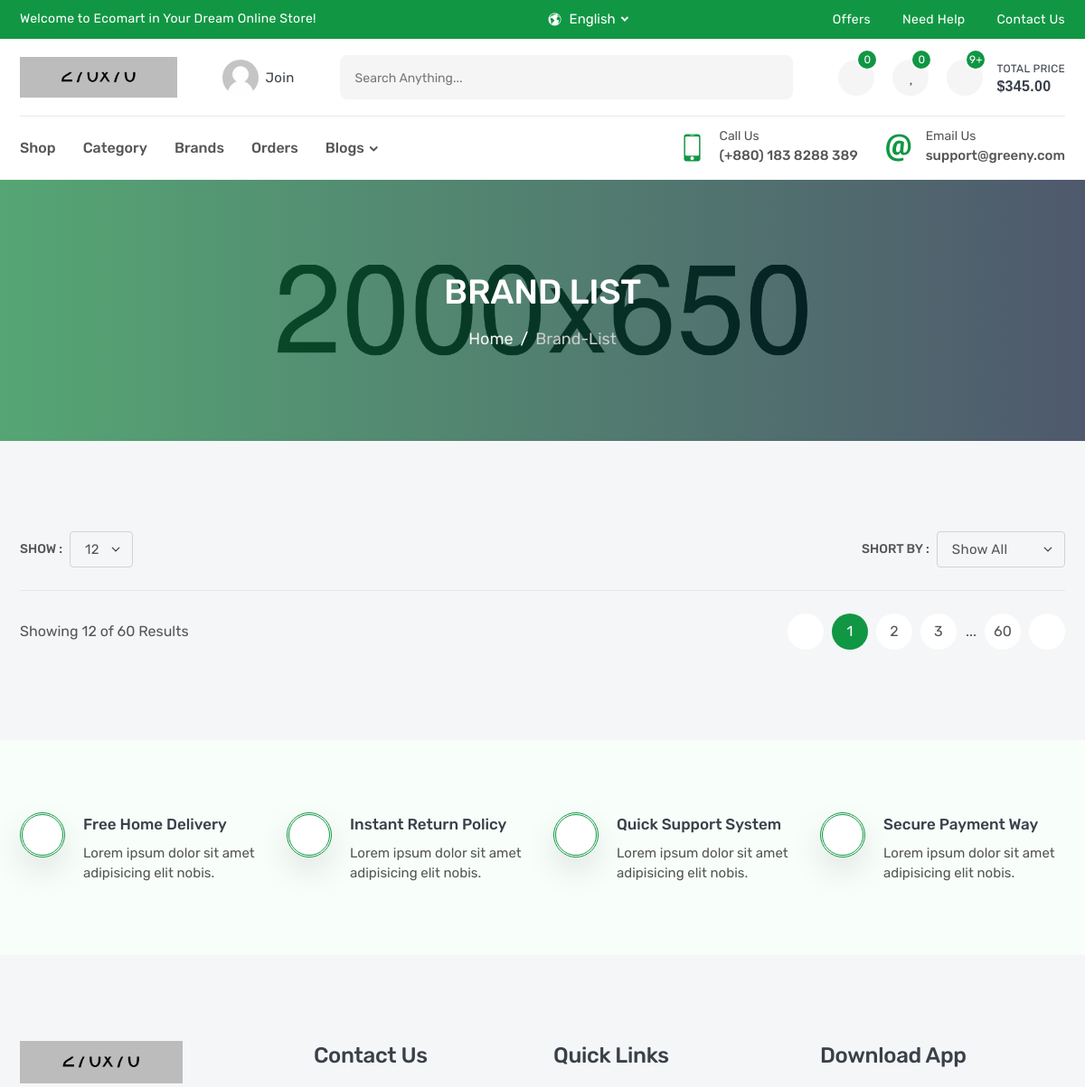
The page /products/brand/ (upper part) on the database as committed earlier.
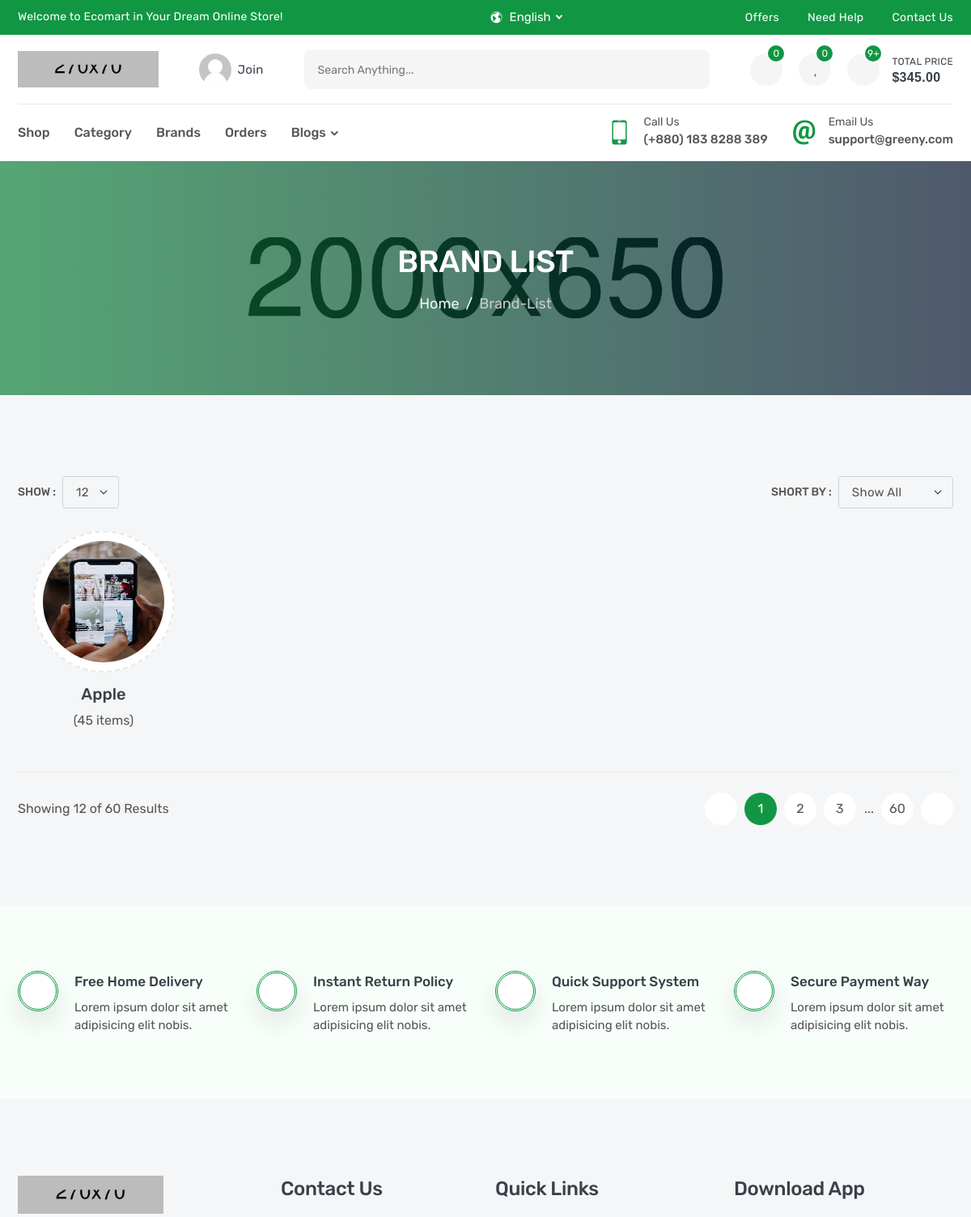
The same page on the database as committed later.
### products/models.py (models this page shows, shortened)
class Brand(models.Model):
    name = models.CharField(_('Name'),max_length=100)
    image = models.ImageField(_('Image'),upload_to='brand/')
    category = models.ForeignKey(Category,verbose_name=_('Category'), related_name='brand_category',on_delete=models.CASCADE)
    slug = models.SlugField(null=True,blank=True)
    def __str__(self):
        return self.name

### products/views.py (the view)
# urls.py: path('brand/' , BrandList.as_view(),name='brand_list'),
class BrandList(ListView):
    model = Brand
    extra_context = {
        'categories' : Category.objects.all() }

### products/models.py (called while the page is built)
    def __str__(self):
        return self.name

### products/templates/products/brand_list.html (shortened to what this page needs)
{% extends 'base.html' %}
{% load static %}
{% block css %}
   <link rel="stylesheet" href="{% static 'css/brand-list.css' %} ">
{% endblock css %}
{% block body %}
        <section class="inner-section single-banner" style="background: url(images/single-banner.jpg) no-repeat center;">
            <div class="container">
                <h2>brand list</h2>
                <ol class="breadcrumb">
                    <li class="breadcrumb-item"><a href="index.html">Home</a></li>
                    <li class="breadcrumb-item active" aria-current="page">brand-list</li>
                </ol>
            </div>
        </section>
        <section class="inner-section">
            <div class="container">
                <div class="row">
                    <div class="col-lg-12">
                        <div class="top-filter">
                            <div class="filter-show">
                                <label class="filter-label">Show :</label>
                                <select class="form-select filter-select">
                                    <option value="1">12</option>
                                </select>
                            </div>
                            <div class="filter-short">
                                <label class="filter-label">Short by :</label>
                                <select class="form-select filter-select isotope-select">
                                    <option value="*">show all</option>
                                </select>
                            </div>
                        </div>
                    </div>
                </div>
                <div class="row row-cols-2 row-cols-md-3 row-cols-lg-4 row-cols-xl-5 isotope-items">
                    {% for brand in object_list %}
                      <div class="col all {{brand.category}}">
                        <div class="brand-wrap">
                            <div class="brand-media">
                                <img src="{{brand.image.url}}" alt="brand">
                            </div>
                            <div class="brand-meta">
                                <h4>{{brand}}</h4>
                                <p>(45 items)</p>
                            </div>
                        </div>
                      </div>
                    {% endfor %}
                </div>
                <div class="row">
                    <div class="col-lg-12">
                        <div class="bottom-paginate">
                            <p class="page-info">Showing 12 of 60 Results</p>
                            <ul class="pagination">
                                <li class="page-item">
                                    <a class="page-link" href="#">
                                        <i class="fas fa-long-arrow-alt-left"></i>
                                    </a>
                                </li>
                                <li class="page-item"><a class="page-link active" href="#">1</a></li>
                                <li class="page-item"><a class="page-link" href="#">2</a></li>
                                <li class="page-item"><a class="page-link" href="#">3</a></li>
                                <li class="page-item">...</li>
                                <li class="page-item"><a class="page-link" href="#">60</a></li>
                                <li class="page-item">
                                    <a class="page-link" href="#">
                                        <i class="fas fa-long-arrow-alt-right"></i>
                                    </a>
                                </li>
                            </ul>
                        </div>
                    </div>
                </div>
            </div>
        </section>
        {% endblock body %}

Rows that differ between the two databases and show on the page:
added Brand: image (picture), name "Apple"
